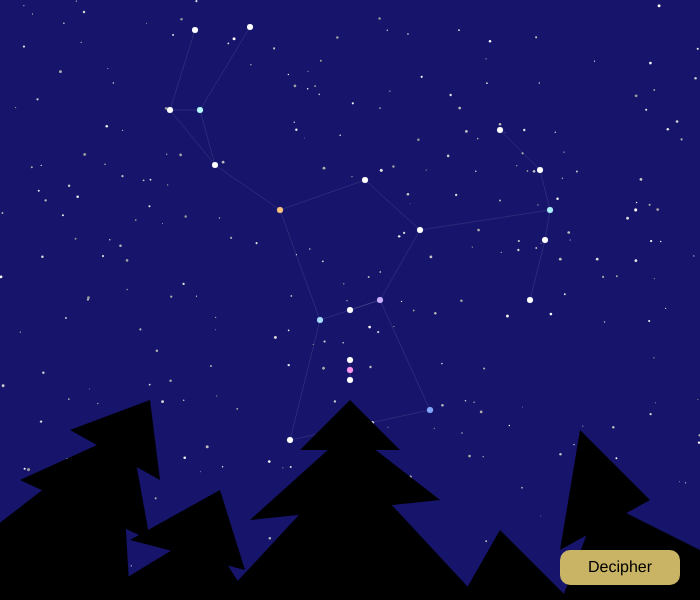
Frame 1 (no input)
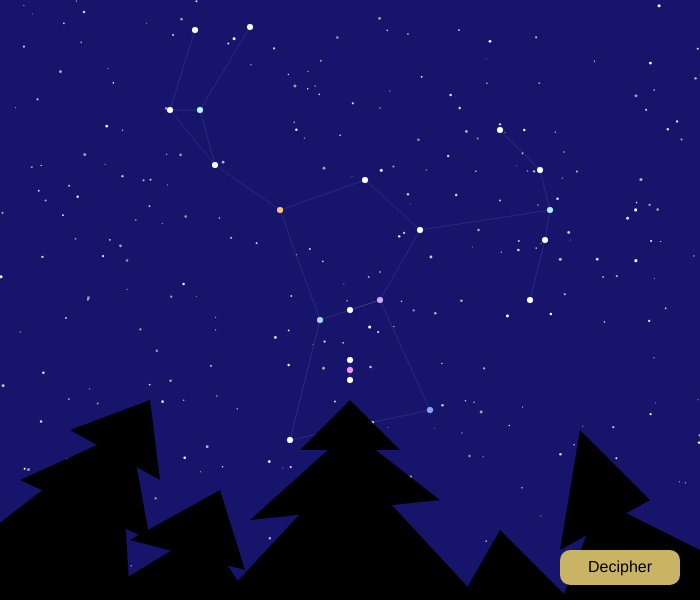
Frame 60 (no input)
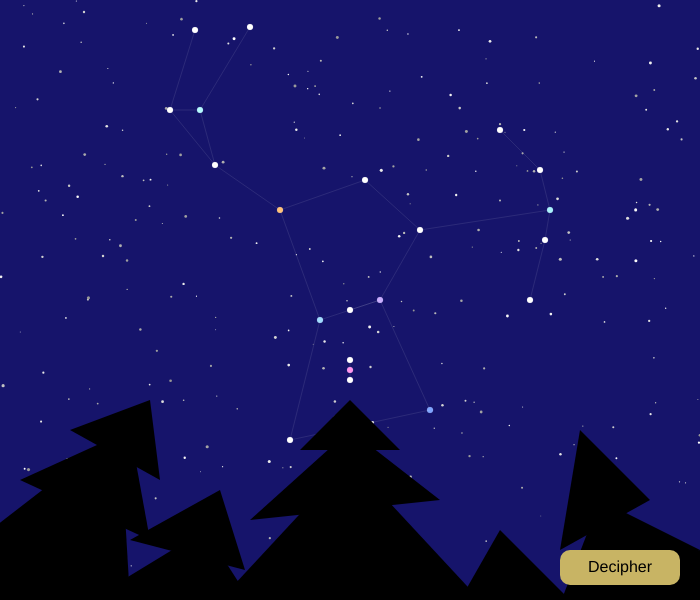
Frame 120 (the mouse pressed at the canvas centre since frame 60)

The p5.js sketch that drew these frames (run headless with seeded random() and noise() and a simulated clock; from frame 60 on, the mouse is pressed at the canvas centre):

// p5.js sketch
// ── sketch.js
// CTCH 204 - Project Math & Language
// Title:  Whispers of Orion
// Name:   Anna Chu
// Date:   Feb. 05, 2026


// Global Variables
// star variables
let starsX = [];
let starsY = [];
let stars_size = [];
let stars_bright = [];

// constellation variables
let constX = [];
let constY = [];

// Poem taken from: https://poemverse.org/famous-poems-about-constellations/
let verses = [];
let verse1 = '"Orion! if thy radiant face';
let verse2 = 'Be not more bright';
let verse3 = 'Than was the arrow, deadly bright,';
let verse4 = "With which thou slew'st the stinging death,";
let verse5 = "Thou, who, from thy silver height,";
let verse6 = 'Seest thy pale sister in the deep beneath,';
let verse7 = 'And every fiery flying star,';
let verse8 = "With the moon's circle, and the watery gleam,";
let verse9 = 'And the invisible triumphs of the storm,';
let verse10 = 'And the red light, which, without end or term,';
let verse11 = 'The world with fiery phantoms doth inform;';
let verse12 = 'When will thy star be mellow?';
let verse13 = 'When will thy beam be yellow?';
let verse14 = 'When will thy radiance give';
let verse15 = 'Soft influence, to live';
let verse16 = 'In lips beloved, and eyes that love, and bosoms that receive?"';
let verse17 = 'Orion';
let verse18 = ' - Emma Lazarus';

let show_script = false;

// button position
let buttonX = 560;
let buttonY = 550;
let buttonW = 120;
let buttonH = 35;


function setup() {
  createCanvas(700, 600);
  stars();
  
  // initiallizing each index of the array
  // https://www.youtube.com/watch?v=VIQoUghHSxU
  verses = [verse1, verse2, verse3, verse4, verse5, verse6, verse7, verse8, verse9, verse10, verse11, verse12, verse13, verse14, verse15, verse16, verse17, verse18];
  
  // initiallizing x and y coordinates of constellation positions
  constX = [250, 195, 170, 200, 500, 215, 540, 365, 280, 550, 420, 545, 380, 350, 320, 530, 430, 290];
  constY = [ 27,  30, 110, 110, 130, 165, 170, 180, 210, 210, 230, 240, 300, 310, 320, 300, 410, 440];

}


function draw() {
  background(22, 20, 107);
  twinkle();
  constellation();
  trees();
  hover();
  button();
  if (show_script)  // IF toggle for show_script is true
  {
    script();
    poem();
  }
}


// Function to create trees
function trees()
{  
  noStroke();
  fill(0);
  
  // https://p5js.org/reference/p5/triangle/
  // center
  triangle(300, 450, 350, 400, 400, 450);    // top
  triangle(250, 520, 350, 430, 440, 500);   // mid
  triangle(220, 600, 350, 460, 480, 600);   // bottom
  
  // right most
  triangle(580, 430, 560, 550, 650, 500);
  triangle(600, 500, 550, 630, 700, 550);
  triangle(700, 600, 550, 600, 700, 550);
  
  // right 
  triangle(460, 600, 500, 530, 570, 600);
  
  // left
  triangle(130, 540, 220, 490, 245, 570);
  triangle(90, 600, 205, 530, 250, 600);
  
  // left most
  triangle(70, 430, 150, 400, 160, 480);
  triangle(20, 480, 130, 430, 150, 540);
  triangle(-100, 600, 120, 430, 130, 600);
  
}

// Function to create randomized stars
function stars()
{
  
  for (let i = 0; i < 300; i++)
  {
    // https://thecodingtrain.com/tracks/code-programming-with-p5-js/code/2-variables/4-random
    starsX[i] = random(width);
    starsY[i] = random(height);
    stars_size[i] = random(1, 3);
    stars_bright[i] = random(150, 255);
  }
}

// Function to create twinkling effect on stars
function twinkle()
{
   
  noStroke();
  for (let i = 0; i < starsX.length; i++)
  {
    // randomizing stars brightness
    stars_bright[i] += random(-2, 2);
    stars_bright[i] = constrain(stars_bright[i], 150, 255);
    // https://p5js.org/reference/p5/constrain/ 
    
    let size = stars_size[i] + random(-0.2, 0.2);    // creating twinkle effect by randomizing star sizes

    fill(stars_bright[i]);
    circle(starsX[i], starsY[i], size);
  }  
}

// Function to create Constellations
function constellation()
{
  // reference: https://www.teidebynight.com/revealed-mysteries-hidden-within-the-orion-constellation/
  // reference: https://astrobackyard.com/orion-constellation/
  stroke(255);
  strokeWeight(0.1);
  fill(255);
  
  // left arm
  line(215, 165, 280, 210);
  circle(215, 165, 6);
  line(215, 165, 200, 110);
  circle(170, 110, 6);
  line(170, 110, 215, 165);
  line(170, 110, 200, 110);
  fill(179, 250, 255);
  circle(200, 110, 6);
  fill(255);
  line(200, 110, 250, 27);
  circle(195, 30, 6);
  line(195, 30, 170, 110);
  circle(250, 27, 6);
  
  // neck
  circle(365, 180, 6);
  line(365, 180, 420, 230);
  line(280, 210, 365, 180);
  
  // shoulder
  fill(255, 193, 117);    // orange
  circle(280, 210, 6);
  fill(255);
  circle(420, 230, 6);
  
  // bow arm
  line(420, 230, 550, 210);
  circle(500, 130, 6);
  line(500, 130, 540, 170);
  circle(540, 170, 6);
  line(540, 170, 550, 210);
  fill(167, 242, 252);
  circle(550, 210, 6);
  fill(255);
  line(550, 210, 545, 240);
  circle(545, 240, 6);
  line(545, 240, 530, 300);
  circle(530, 300, 6);
  
  // torso
  line(280, 210, 320, 320);
  line(350, 310, 380, 300);
  line(420, 230, 380, 300);
  
  // belt
  fill(200, 171, 255);
  circle(380, 300, 6);
  fill(255);
  circle(350, 310, 6);
  line(350, 310, 380, 300);
  fill(158, 219, 255);
  circle(320, 320, 6);
  fill(255);
  line(320, 320, 350, 310);
  
  // feet
  line(320, 320, 290, 440);
  circle(290, 440, 6);
  line(380, 300, 430, 410);
  fill(125, 164, 255);      // blue
  circle(430, 410, 6);
  fill(255);
  line(290, 440, 430, 410);
    
  // center
  circle(350, 360, 6);
  line(350, 360, 350, 370);
  fill(255, 145, 236);    // pink
  circle(350, 370, 6);
  fill(255);
  line(350, 370, 350, 380);
  circle(350, 380, 6);
}

function display(text_line, x, y)
{
  noStroke();
  fill(255);
  // https://p5js.org/reference/p5/textSize/ 
  textSize(14);
  // https://p5js.org/reference/p5/textAlign/ 
  textAlign(CENTER);
  text(text_line, width/2, height-40);          // text, x, y
  
  // glow on the stars hovered
  fill(255, 200);
  circle(x, y, 10);
}

// Function to display the verses of each constellation star when hovered
function hover()
{
  for (let i = 0; i< constX.length; i++)
    {
      // calculate distance between mouse and constelllation
      // https://p5js.org/reference/p5/dist/ 
      let d = dist(mouseX, mouseY, constX[i], constY[i]);  
      
      // IF within 10 pixels
      if (d < 10)
      {
        let lineIndex = i;
        // calling display function to show the verse based on star location
        display(verses[lineIndex], constX[i], constY[i]);  
      }
    }
}

// Function to create the button
function button()
{
  fill(200, 180, 100);
  rect(buttonX, buttonY, buttonW, buttonH, 10);
  
  fill(0);
  textSize(16);
  textAlign(CENTER, CENTER);
  text("Decipher", buttonX+buttonW/2, buttonY+buttonH/2);
}

// Function to position where user can press the button
function mousePressed()
{
  // IF mouse is inside the button area
  // https://thecodingtrain.com/tracks/code-programming-with-p5-js/code/3-conditionals/3-else-if-and-or
  if (mouseX > buttonX && mouseX < buttonX + buttonW && mouseY > buttonY && mouseY < buttonY + buttonH)
  {
    show_script = !show_script;
  }
}

// Function to create the script design
function script()
{
  fill(240, 220, 180);
  stroke(150, 100, 50);
  strokeWeight(3);
  rect(50, 50, width-100, height-100, 10);
}

// Function to write the poem
function poem()
{
  fill(255);
  textSize(18);
  textAlign(LEFT, TOP);
  
  for (let i = 0; i < verses.length; i++)
  {
    text(verses[i], 80, 70 + i * 25);      // verse, x, y
    // y: start 70, for each line add space inbetween lines
  }
}
